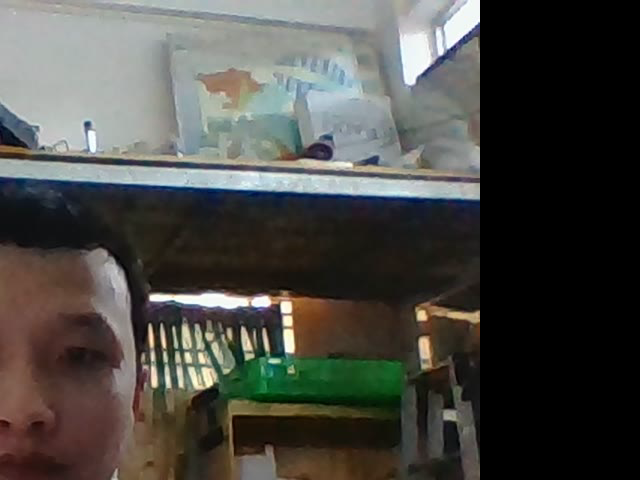
#> input picture frame 7 of stereo-vision/data/stereo_left.avi, 640 x 480 px
$ python disparity_map.py   (older library calls are emulated)
#> lines starting #> are read from the running program, lines starting #| are printed output that depends on the picture; pictures that were not available may be replaced by others from this repository, and a replacement may not be noted
### nexus-vision/dev_python/calibration_store.py
# https://github.com/aliyasineser/stereoDepth/blob/master/calibration_store.py
import cv2

# [40 lines left out: functions save_coefficients, save_stereo_coefficients, load_coefficients, not called in this run]


def load_stereo_coefficients(path):
    """ Loads stereo matrix coefficients. """
    # FILE_STORAGE_READ
    cv_file = cv2.FileStorage(path, cv2.FILE_STORAGE_READ)

    # note we also have to specify the type to retrieve other wise we only get a
    # FileNode object back instead of a matrix
    K1 = cv_file.getNode("K1").mat()
    D1 = cv_file.getNode("D1").mat()
    K2 = cv_file.getNode("K2").mat()
    D2 = cv_file.getNode("D2").mat()
    R = cv_file.getNode("R").mat()
    T = cv_file.getNode("T").mat()
    E = cv_file.getNode("E").mat()
    F = cv_file.getNode("F").mat()
    R1 = cv_file.getNode("R1").mat()
    R2 = cv_file.getNode("R2").mat()
    P1 = cv_file.getNode("P1").mat()
    P2 = cv_file.getNode("P2").mat()
    Q = cv_file.getNode("Q").mat()

    cv_file.release()
    return [K1, D1, K2, D2, R, T, E, F, R1, R2, P1, P2, Q]

### nexus-vision/dev_python/disparity_map.py
# https://github.com/aliyasineser/stereoDepth/blob/master/stereo_depth.py
# python3 stereo_depth.py   --calib_param data\stereo_cam.yml \
#                           --left_source data\left_1541067450.avi \
#                           --right_source data\right_1541067450.avi \
#                           --real_time 0

import numpy as np
import cv2
import argparse
import sys
from calibration_store import load_stereo_coefficients

def depth_map(imgL, imgR):
    """ Depth map calculation. Works with SGBM and WLS. Need rectified images, returns depth map ( left to right disparity ) """
    # SGBM Parameters -----------------
    # wsize default 3; 5; 7 for SGBM reduced size image; 15 for SGBM full size image (1300px and above); 5 Works nicely
    window_size = 3

    left_matcher = cv2.StereoSGBM_create(
        minDisparity = -1,
        numDisparities = 5 * 16,  # max_disp has to be dividable by 16 f. E. HH 192, 256
        blockSize = window_size,
        P1 = 8 * 3 * window_size,
        # wsize default 3; 5; 7 for SGBM reduced size image; 15 for SGBM full size image (1300px and above); 5 Works nicely
        P2= 32 * 3 * window_size,
        disp12MaxDiff = 12,
        uniquenessRatio = 10,
        speckleWindowSize = 50,
        speckleRange = 32,
        preFilterCap = 63,
        mode = cv2.STEREO_SGBM_MODE_SGBM_3WAY
    )
    right_matcher = cv2.ximgproc.createRightMatcher(left_matcher)
    # FILTER Parameters
    lmbda = 80000
    sigma = 1.3
    visual_multiplier = 6

    wls_filter = cv2.ximgproc.createDisparityWLSFilter(
        matcher_left=left_matcher)
    wls_filter.setLambda(lmbda)

    wls_filter.setSigmaColor(sigma)
    displ = left_matcher.compute(imgL, imgR)  # .astype(np.float32)/16
    dispr = right_matcher.compute(imgR, imgL)  # .astype(np.float32)/16
    displ = np.int16(displ)
    dispr = np.int16(dispr)
    # important to put "imgL" here!!!
    filteredImg = wls_filter.filter(displ, imgL, None, dispr)

    filteredImg = cv2.normalize(
        src=filteredImg, dst=filteredImg, beta=0, alpha=255, norm_type=cv2.NORM_MINMAX)
    filteredImg = np.uint8(filteredImg)

    return filteredImg


if __name__ == '__main__':
    df_calib_param = './nexus-vision/dev_python/data/stereo.yml'
    df_left_source = './nexus-vision/dev_python/data/stereo_left.avi'
    df_right_source = './nexus-vision/dev_python/data/stereo_right.avi'
    df_real_time = 1
    parser = argparse.ArgumentParser(description='Camera calibration')
    parser.add_argument('--calib_param', type=str, required=False,
                        default=df_calib_param, help='Path to the stereo calibration file')
    parser.add_argument('--left_source', type=str, required=False,
                        default=df_left_source, help='Left video or v4l2 device name')
    parser.add_argument('--right_source', type=str, required=False,
                        default=df_right_source, help='Right video or v4l2 device name')
    parser.add_argument('--real_time', type=int, required=False,
                        help='Is it camera stream or video')

    args = parser.parse_args()

    # is camera stream or video
    if args.real_time:
        cap_left = cv2.VideoCapture(args.left_source, cv2.CAP_V4L2)
        cap_right = cv2.VideoCapture(args.right_source, cv2.CAP_V4L2)
    else:
        cap_left = cv2.VideoCapture(args.left_source)
        cap_right = cv2.VideoCapture(args.right_source)

    K1, D1, K2, D2, R, T, E, F, R1, R2, P1, P2, Q = load_stereo_coefficients(
        args.calib_param)  # Get cams params

    # If we can't get images from both sources, error
    if not cap_left.isOpened() and not cap_right.isOpened():
        print("Can't opened the streams!")
        sys.exit(-9)

    # Change the resolution in need
    cap_right.set(cv2.CAP_PROP_FRAME_WIDTH, 640)  # float
    cap_right.set(cv2.CAP_PROP_FRAME_HEIGHT, 480)  # float

    cap_left.set(cv2.CAP_PROP_FRAME_WIDTH, 640)  # float
    cap_left.set(cv2.CAP_PROP_FRAME_HEIGHT, 480)  # float

    while True:  # Loop until 'q' pressed or stream ends
        # Grab&retreive for sync images
        if not (cap_left.grab() and cap_right.grab()):
            print("No more frames")
            break

        _, leftFrame = cap_left.retrieve()
#> leftFrame is the input picture: shape (480, 640, 3); mean B, G, R 68.5, 73, 73.7
        _, rightFrame = cap_right.retrieve()
        height, width, channel = leftFrame.shape  # We will use the shape for remap
#> height = 480; width = 640; channel = 3

        # Undistortion and Rectification part!
        leftMapX, leftMapY = cv2.initUndistortRectifyMap(
            K1, D1, R1, P1, (width, height), cv2.CV_32FC1)
        left_rectified = cv2.remap(
            leftFrame, leftMapX, leftMapY, cv2.INTER_LINEAR, cv2.BORDER_CONSTANT)
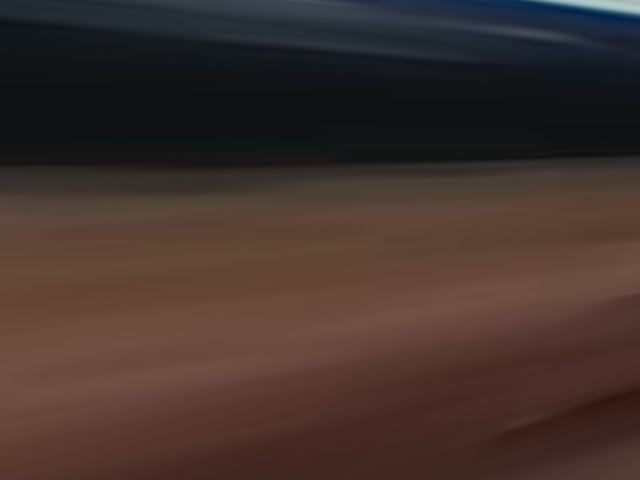
#> left_rectified: shape (480, 640, 3); mean B, G, R 45.2, 49.6, 66.1
        rightMapX, rightMapY = cv2.initUndistortRectifyMap(
            K2, D2, R2, P2, (width, height), cv2.CV_32FC1)
        right_rectified = cv2.remap(
            rightFrame, rightMapX, rightMapY, cv2.INTER_LINEAR, cv2.BORDER_CONSTANT)
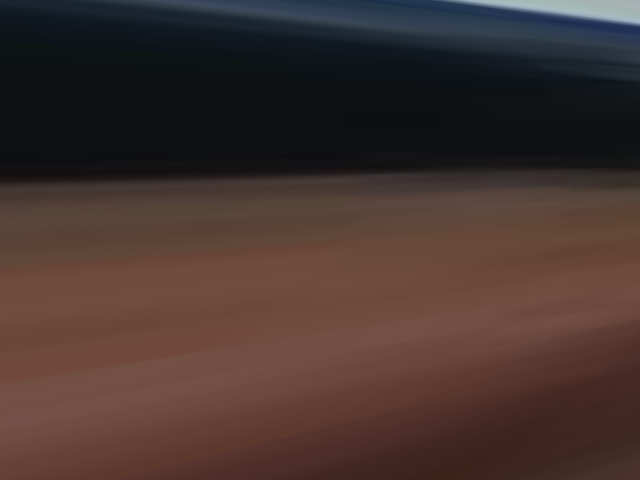
#> right_rectified: shape (480, 640, 3); mean B, G, R 47.2, 51.8, 69.1

        # We need grayscale for disparity map.
        gray_left = cv2.cvtColor(left_rectified, cv2.COLOR_BGR2GRAY)
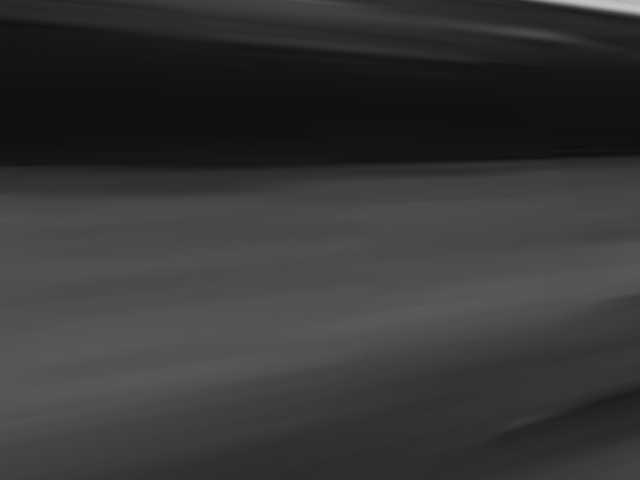
#> gray_left: shape (480, 640); min 15, max 195, mean 54
        gray_right = cv2.cvtColor(right_rectified, cv2.COLOR_BGR2GRAY)
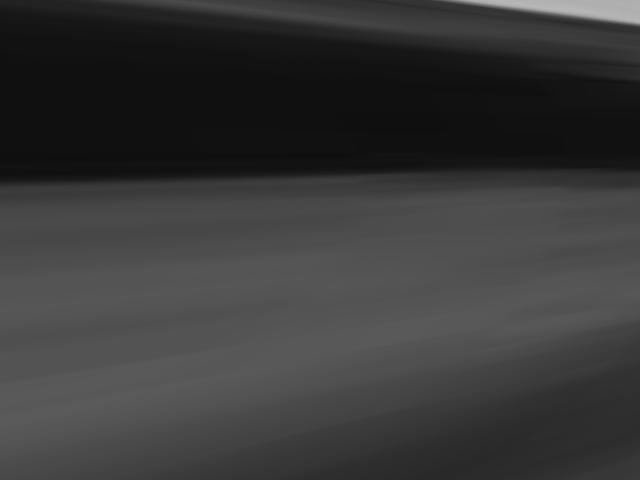
#> gray_right: shape (480, 640); min 14, max 184, mean 56.3

        disparity_image = depth_map(
            gray_left, gray_right)  # Get the disparity map
#> in depth_map, `displ = left_matcher.compute(imgL, imgR)`:
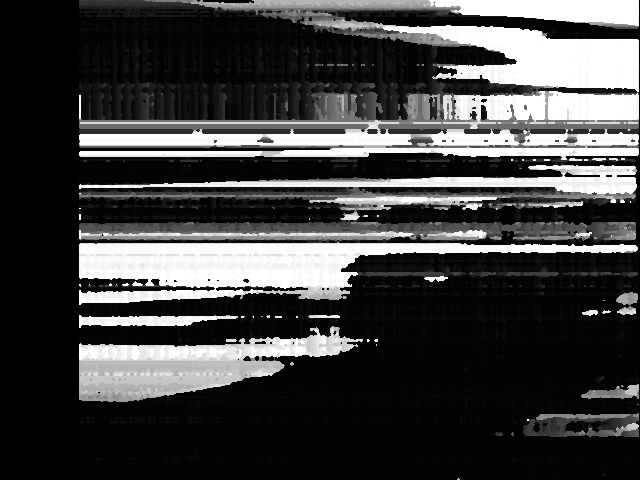
#> displ: shape (480, 640) int16; min -32, max 1248, mean 299.7; drawn with min black and max white
#> in depth_map, `dispr = right_matcher.compute(imgR, imgL)`:
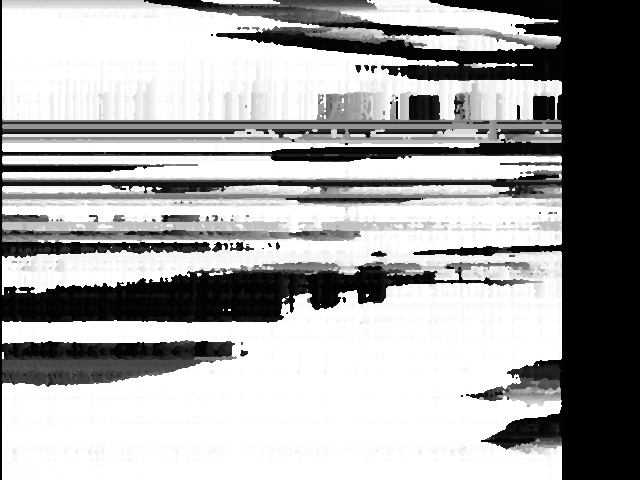
#> dispr: shape (480, 640) int16; min -1264, max 16, mean -425; drawn with min black and max white
#> in depth_map, `filteredImg = wls_filter.filter(displ, imgL, None, dispr)`:
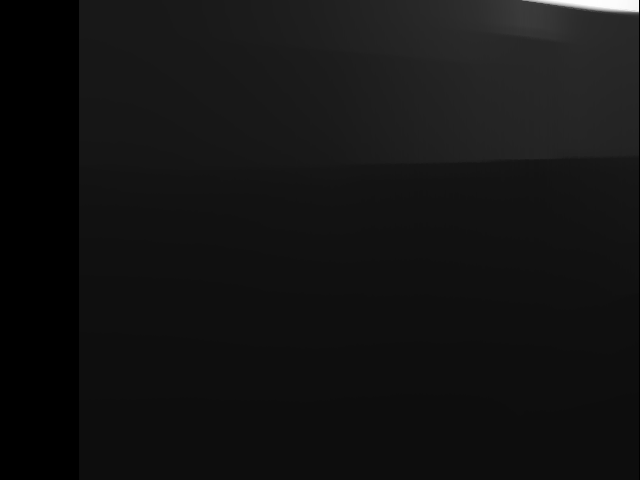
#> filteredImg: shape (480, 640) int16; min -32, max 1073, mean 50.9; drawn with min black and max white

        # Show the images
        cv2.imshow('left(R)', leftFrame)
        cv2.imshow('right(R)', rightFrame)
        cv2.imshow('Disparity', disparity_image)

        if cv2.waitKey(1) & 0xFF == ord('q'):  # Get key to stop stream. Press q for exit
#> (key q is pressed here)
            break

    # Release the sources.
    cap_left.release()
    cap_right.release()
    cv2.destroyAllWindows()

$ run again, starting later in the video
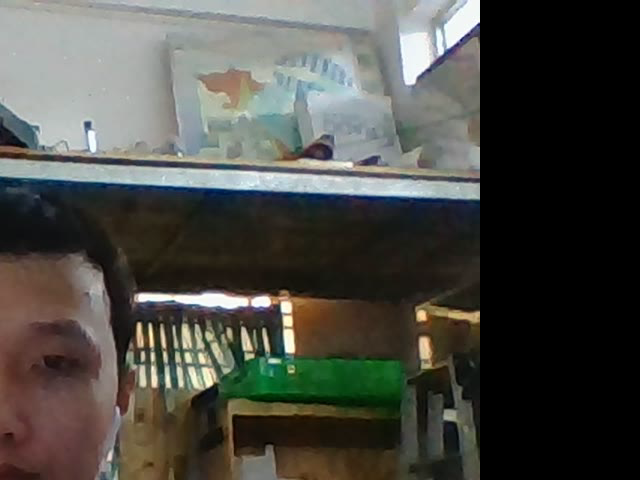
#> input picture frame 34 of stereo-vision/data/stereo_left.avi, 640 x 480 px
#> leftFrame is the input picture: shape (480, 640, 3); mean B, G, R 68.5, 74.2, 74.4
#> in depth_map, `dispr = right_matcher.compute(imgR, imgL)`:
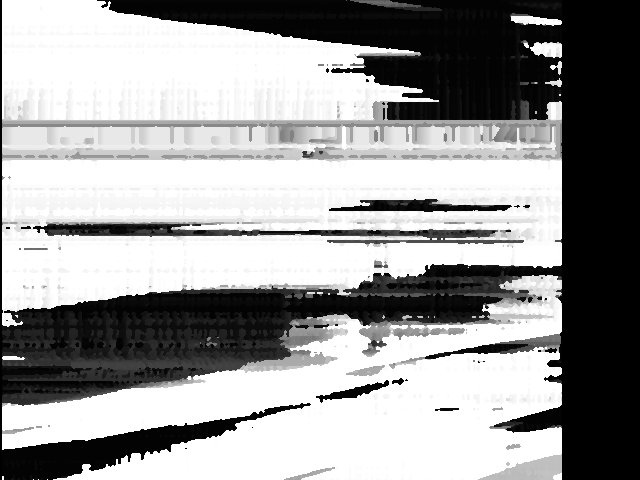
#> dispr: shape (480, 640) int16; min -1264, max 16, mean -487.2; drawn with min black and max white
#> in depth_map, `filteredImg = wls_filter.filter(displ, imgL, None, dispr)`:
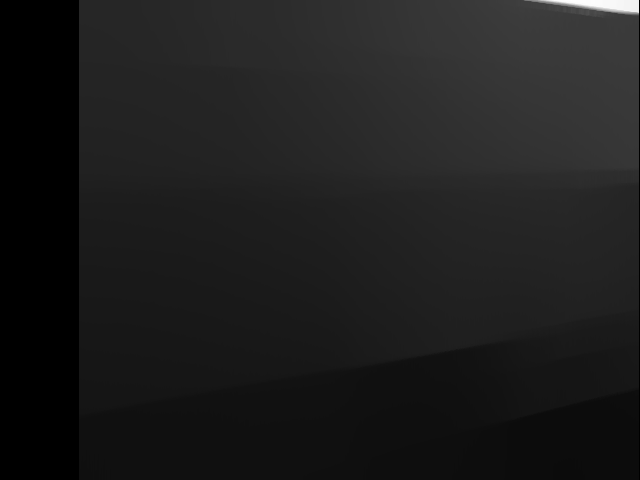
#> filteredImg: shape (480, 640) int16; min -32, max 1058, mean 93; drawn with min black and max white

$ run again, starting later in the video
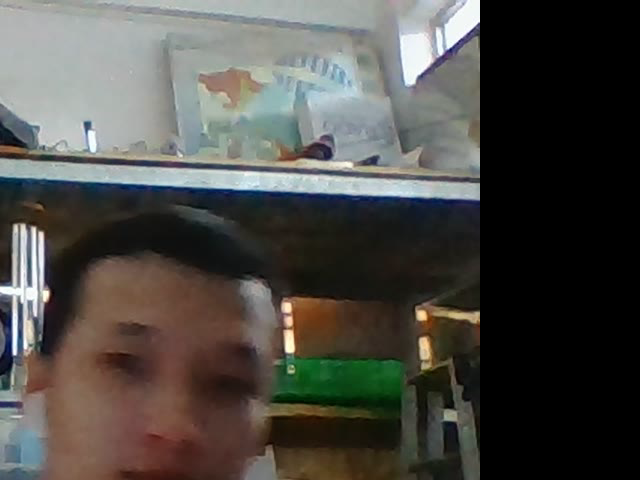
#> input picture frame 60 of stereo-vision/data/stereo_left.avi, 640 x 480 px
#> leftFrame is the input picture: shape (480, 640, 3); mean B, G, R 70.2, 74.7, 76.6
#> in depth_map, `dispr = right_matcher.compute(imgR, imgL)`:
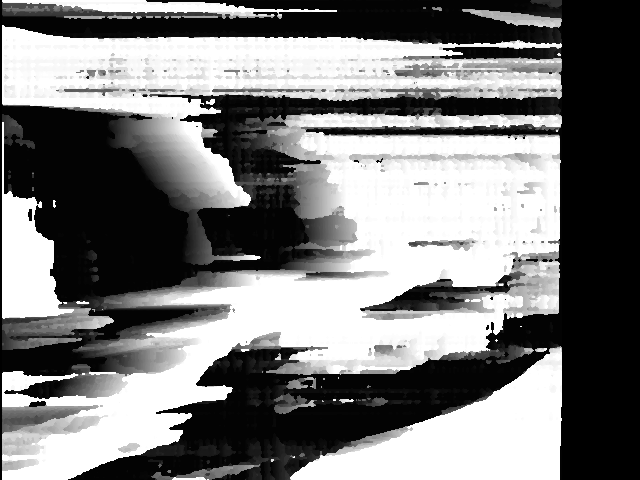
#> dispr: shape (480, 640) int16; min -1264, max 16, mean -646.8; drawn with min black and max white
#> in depth_map, `filteredImg = wls_filter.filter(displ, imgL, None, dispr)`:
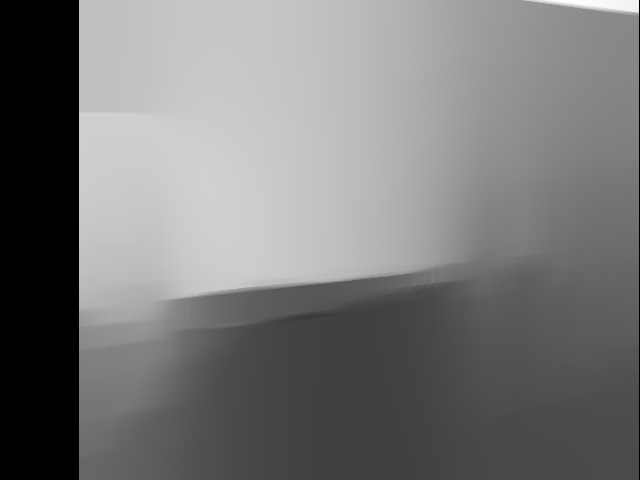
#> filteredImg: shape (480, 640) int16; min -32, max 1079, mean 492.3; drawn with min black and max white
